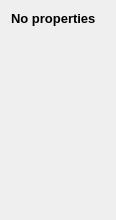
<?xml version="1.0" encoding="UTF-8"?>
<ui version="4.0">
 <class>NoPropertiesWidget</class>
 <widget class="QWidget" name="NoPropertiesWidget">
  <property name="geometry">
   <rect>
    <x>0</x>
    <y>0</y>
    <width>116</width>
    <height>220</height>
   </rect>
  </property>
  <property name="sizePolicy">
   <sizepolicy hsizetype="Minimum" vsizetype="Minimum">
    <horstretch>0</horstretch>
    <verstretch>0</verstretch>
   </sizepolicy>
  </property>
  <property name="windowTitle">
   <string>Form</string>
  </property>
  <layout class="QVBoxLayout" name="verticalLayout">
   <item>
    <widget class="QLabel" name="label">
     <property name="font">
      <font>
       <pointsize>10</pointsize>
       <weight>75</weight>
       <bold>true</bold>
      </font>
     </property>
     <property name="text">
      <string>No properties</string>
     </property>
    </widget>
   </item>
   <item>
    <spacer name="verticalSpacer">
     <property name="orientation">
      <enum>Qt::Vertical</enum>
     </property>
     <property name="sizeHint" stdset="0">
      <size>
       <width>20</width>
       <height>40</height>
      </size>
     </property>
    </spacer>
   </item>
  </layout>
 </widget>
 <resources/>
 <connections/>
</ui>
